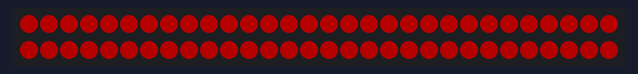
A sketch run on a simulated Arduino Uno, built with avr-gcc and run on an emulated ATmega328P. On the bench: 60 RGB LEDs in strip order, left to right, continuing on the next row. Dim RGB values are drawn brighter than linear.

Above: at 0.05 s.
At 6.69 s:
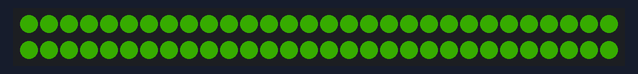
At 13.34 s:
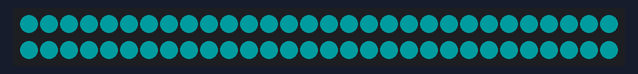
At 19.98 s:
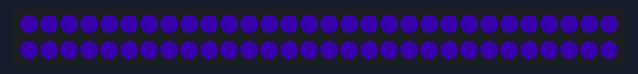
At 26.6 s:
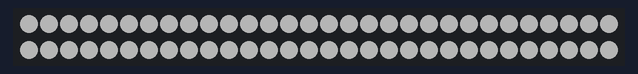
At 39.94 s:
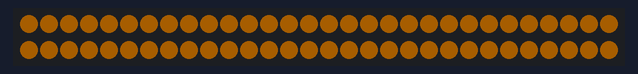

Measured:
- what the display in image 4 shows lasts 10.1 s, from 26.6 s to 36.7 s

The sketch:

hat.ino
```cpp
// Board:  Adafruid Gemma 8MHz
// Programmer: USBTinyISP

#include <Adafruit_NeoPixel.h>
#ifdef __AVR__
  #include <avr/power.h>
#endif

#define PIN 1

Adafruit_NeoPixel strip = Adafruit_NeoPixel(60, PIN, NEO_GRB + NEO_KHZ800);

void setup() {
  strip.begin();
  strip.setBrightness(64);
  strip.show();
}

void loop() {
  rainbowfall(100);
  white(100);
  delay(10000);
}

void rainbowfall(uint8_t wait) {

  uint16_t i, j;

  for(j = 0; j < 256; j++) {
    for(i = 0; i < strip.numPixels(); i++) {
      strip.setPixelColor(i, Wheel(j));
    }
    strip.show();
    delay(wait);
  }

}

void white(uint8_t wait) {

  uint16_t i;

  for(i = 0; i < strip.numPixels(); i++) {
    strip.setPixelColor(i, 255, 255, 255);
  }
  strip.show();
  delay(wait);

}

// Input a value 0 to 255 to get a color value.
// The colours are a transition r - g - b - back to r.
uint32_t Wheel(byte WheelPos) {
  WheelPos = 255 - WheelPos;
  if(WheelPos < 85) {
    return strip.Color(255 - WheelPos * 3, 0, WheelPos * 3);
  }
  if(WheelPos < 170) {
    WheelPos -= 85;
    return strip.Color(0, WheelPos * 3, 255 - WheelPos * 3);
  }
  WheelPos -= 170;
  return strip.Color(WheelPos * 3, 255 - WheelPos * 3, 0);
}
```
